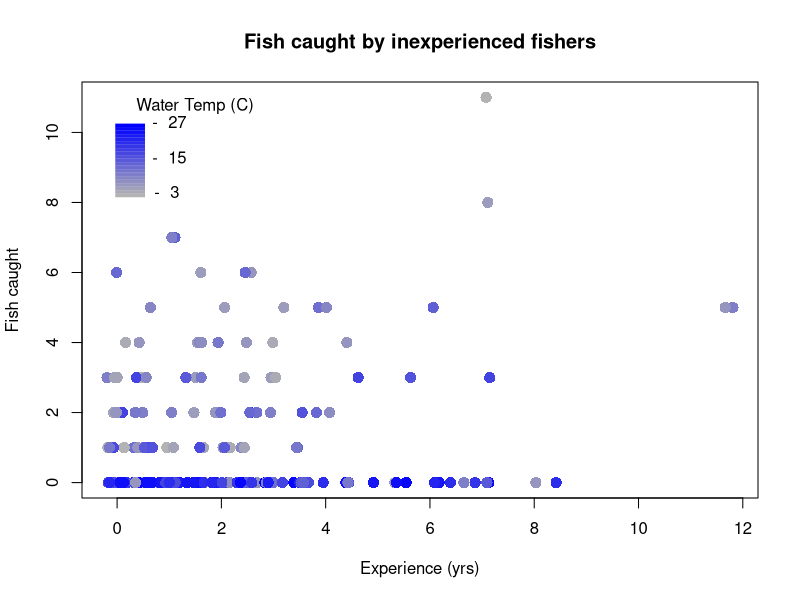
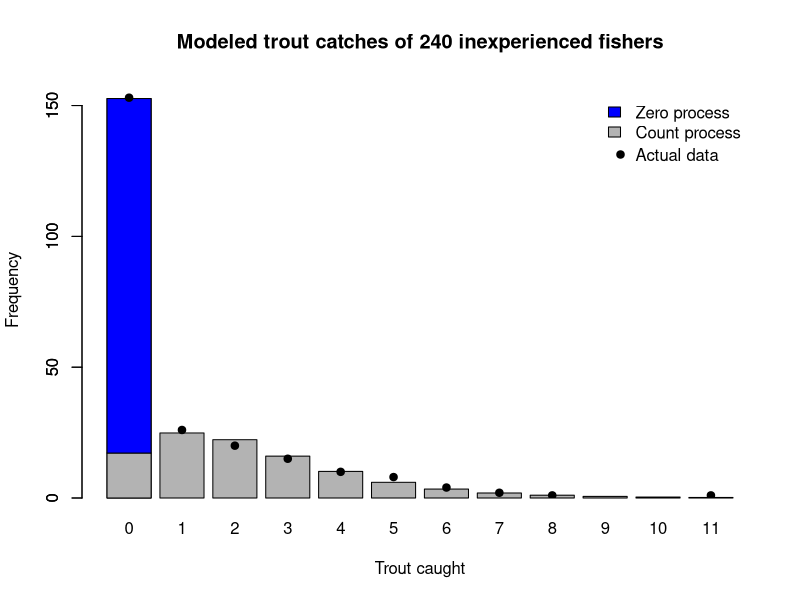

The R source for these figures, in order:
## ---- chunk 1
#| code-fold: true
#| output: false
#install.packages('pscl',quiet=TRUE,verbose=FALSE)
library(pscl)
set.seed(1204)
depth3 <- rep(seq(10,20,2),each=5)
temp <- rep(seq(3,27,6),times=6)
mu <- exp(1+0.15*depth3-0.15*temp)
trout4 <- rnbinom(30,size=1.5,mu=mu)
noise <- rep(rep(c(60,75,90),each=2),times=5)
bait <- rep(LETTERS[1:3],times=10)
require(pscl)
trout.hurdle <- hurdle(trout4~noise+temp+bait|depth3*temp,
                       dist='poisson',zero.dist='binomial')
summary(trout.hurdle)
## ---- chunk 2
#| code-fold: true
#| fig-cap: 'Zero-inflated data suitable for ZINB modeling'
set.seed(1123)
temp2 <- round(runif(240,3,27))
experience2 <- floor(rexp(240,0.25))/2
zinb_p <- exp(6-0.4*temp2)/(1+exp(6-0.4*temp2))
zinb_exb <- exp(0.5+0.15*experience2)
trout5 <- rbinom(240,1,zinb_p)
trout5[trout5>0] <- rnbinom(240,mu=zinb_exb,size=4)[trout5>0]

plot(jitter(experience2,factor=2),trout5,pch=16,cex=1.5,
     main='Fish caught by inexperienced fishers',
     xlab='Experience (yrs)',ylab='Fish caught',
     col=rgb(colorRamp(c('grey70','#0000ff'))((temp2-3)/24),maxColorValue = 255))
segments(x0=0,x1=0.5,y0=seq(8.2,10.2,0.1),lwd=3.5,lend=2,
         col=rgb(colorRamp(c('grey70','#0000ff'))(seq(0,1,0.05)),maxColorValue = 255))
#rect(xleft=-0.25,xright=3.25,ybottom=8.05,ytop=11.05)
text(labels=c('Water Temp (C)','-  3 ','-  15','-  27'),
     x=c(1.5,1,1,1),y=c(10.75,8.3,9.3,10.3))
## ---- chunk 3
#| code-fold: true
#| output: false
trout.zinb <-zeroinfl(trout5~experience2|temp2,dist='negbin',link='logit')
summary(trout.zinb)
lapply(trout.zinb$coefficients,exp)
AIC(trout.zinb)
## ---- chunk 4
#| code-fold: true
#| fig-cap: 'Predicted outcomes from a zero-inflated negative binomial model'
barplot(colSums(predict(trout.zinb,type='prob')),ylim=c(0,159),
        main='Modeled trout catches of 240 inexperienced fishers',
        xlab='Trout caught',ylab='Frequency',col='grey70')
legend(x='topright',legend=c('Count process  ','Zero process','Actual data'),pch=c(NA,NA,19),
       text.col=c(0,0,1),bty='n',y.intersp=1.25)
barplot(t(t(c(sum(predict(trout.zinb,type='prob')[,1])-sum(predict(trout.zinb,type='zero')),
            sum(predict(trout.zinb,type='zero'))))),
        add=TRUE,col=c('grey70','#0000ff'),legend.text=c('Count process','Zero process'),
        args.legend=list(bty='n'))
points(0.7+1.2*as.numeric(names(table(trout5))),table(trout5),pch=19,type='p')
